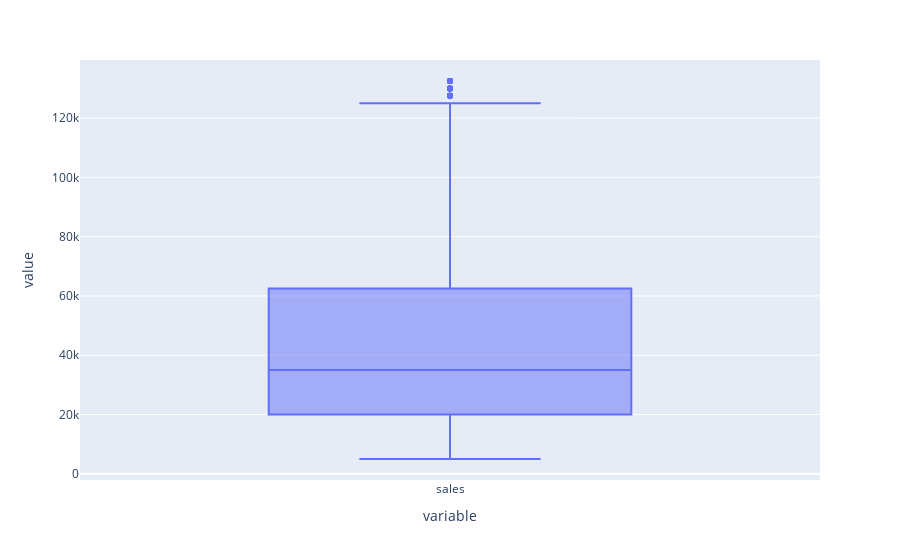

Notebook code cell kept with this figure:
### Markdown cell above
###### We can observe from the box plot that the units 54 and above are the outliers in the plot

##### Now in the Sales columns

### Code cell
px.box(md['sales'])

### Figure 1 — Plotly figure (JSON) as saved in the notebook; plotly's stock layout.template omitted (floating-point values rounded to 4 significant figures; data arrays with more than 128 entries replaced by an {"elided": "..."} marker saying what was removed)
{"data": [{"alignmentgroup": "True", "hovertemplate": "variable=%{x}<br>value=%{y}<extra></extra>", "legendgroup": "", "marker": {"color": "#636efa"}, "name": "", "notched": false, "offsetgroup": "", "orientation": "v", "showlegend": false, "type": "box", "x": {"elided": "7437 str values"}, "x0": " ", "xaxis": "x", "y": {"elided": "7437 int values"}, "y0": " ", "yaxis": "y"}], "layout": {"boxmode": "group", "legend": {"tracegroupgap": 0}, "margin": {"t": 60}, "xaxis": {"anchor": "y", "domain": [0, 1], "title": {"text": "variable"}}, "yaxis": {"anchor": "x", "domain": [0, 1], "title": {"text": "value"}}}}
